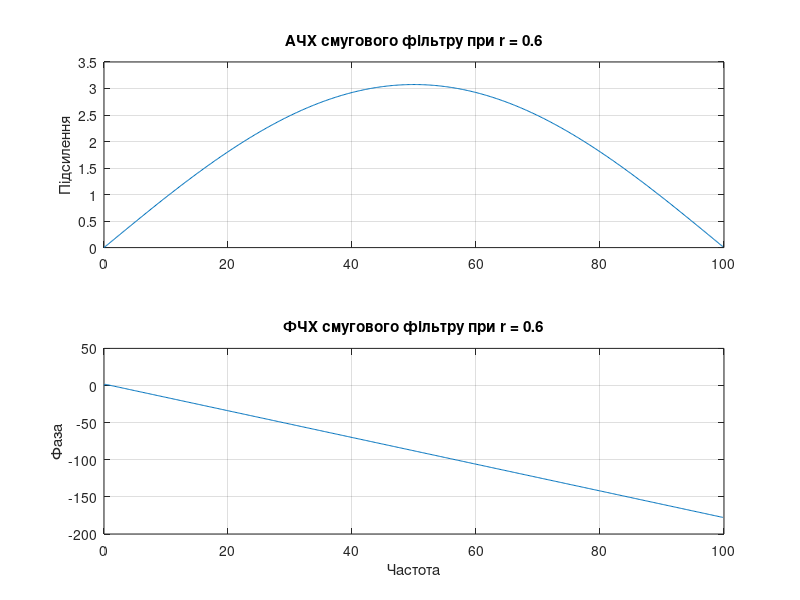

The MATLAB source for this figure: (Note: this script raises an error after producing the figure.)
function lab03_main
%=== Дисципліна:Основи обробки біомедичної інформації ===
%--- Лабораторна робота #3 ФІЛЬТРАЦІЯ БІОСИГНАЛІВ ФІЛЬТРАМИ З НІХ
%
% Використовуйте файли даних: 
%   ecg105.txt - сигнал ЕКГ
%   ecg2x60.dat - сигнал ЕКГ з мережевою перешкодою частотою 60 Гц
%
%----------------------------------------------------------
 
clear, clc, close all
disp('Лабораторна робота #3')
disp('ФІЛЬТРАЦІЯ БІОСИГНАЛІВ ФІЛЬТРАМИ З НІХ')
disp('Виконав: Шелемба П.В., група БМ-462 ННІІДС')
 
%=== Завдання #1.1 ===
% Синтезування смугового фільтру 2-го порядку 
fs = 200;
r = 0.6;
fc = 20; % центральна частота
phi = 2*pi.*fc/fs;
b = [1 0 -1]; % чисельник CФ 
a = 1-2*r*cos(phi)*r^2; % знаменник

%=== Завдання #1.2 ===
% АЧХ та ФЧХ смугового фільтру 2-го порядку
n = 512; % кількість точок, що розраховуються
figure(1)
[h, f] = freqz(b, a, n);
mag = abs(h);
phase = angle(h)*180/pi;
subplot(2, 1, 1); plot(f/(2*pi)*fs, mag), grid on;
title('АЧХ смугового фільтру при r = 0.6'); ylabel('Підсилення');
subplot(2, 1, 2); plot(f/(2*pi)*fs, unwrap(phase)), grid on;
title('ФЧХ смугового фільтру при r = 0.6'); xlabel('Частота'); ylabel('Фаза');

% Обчислення нулів та полюсів фільтру
disp('Нулі смугового фільтру при r = 0.6:');
x = roots(b);
disp(x);
disp('Полюси смугового фільтру при r = 0.6:');
y = poly(a);
disp(y);

% Карта нулів та полюсів фільтру
figure(2)
z = zplane(b);
title('Карта нулів та полюсів смугового фільтру при r = 0.6');

%=== Завдання #1.3 ===
% r = 0.7
r1 = 0.7;
b1 = [1 0 -1];          
a1 = 1-2*r1*cos(phi)*r1^2;     
figure(3)
[h1, f1] = freqz(b1, a1, n);
mag2 = abs(h1);
phase2 = angle(h1)*180/pi;
subplot(2, 1, 1); plot(f1/(2*pi)*fs, mag2), grid on;
title('АЧХ смугового фільтру при r = 0.7'); ylabel('Підсилення');
subplot(2, 1, 2); plot(f1/(2*pi)*fs, unwrap(phase2)), grid on;
title('ФЧХ смугового фільтру при r = 0.7'); xlabel('Частота'); ylabel('Фаза');

% Обчислення нулів та полюсів фільтру
disp('Нулі смугового фільтру при r = 0.7:');
x1 = roots(b1);
disp(x1);
disp('Полюси смугового фільтру при r = 0.7:');
y1 = poly(a1);
disp(y1);

% Карта нулів та полюсів фільтру
figure(4)
z1 = zplane(b1);
title('Карта нулів та полюсів смугового фільтру при r = 0.7');

% r = 0.9
r2 = 0.9;
b2 = [1 0 -1];          
a2 = 1-2*r2*cos(phi)*r2^2;     
figure(5)
[h2, f2] = freqz(b2, a2, n);
mag3 = abs(h2);
phase3 = angle(h2)*180/pi;
subplot(2, 1, 1); plot(f2/(2*pi)*fs, mag3), grid on;
title('АЧХ смугового фільтру при r = 0.9'); ylabel('Підсилення');
subplot(2, 1, 2); plot(f2/(2*pi)*fs, unwrap(phase3)), grid on;
title('ФЧХ смугового фільтру при r = 0.9'); xlabel('Частота'); ylabel('Фаза');

% Обчислення нулів та полюсів фільтру
disp('Нулі смугового фільтру при r = 0.9:');
x2 = roots (b2);
disp(x2);
disp('Полюси смугового фільтру при r = 0.9:');
y2 = poly (a2);
disp(y2);

% Карта нулів та полюсів фільтру
figure(6)
z2 = zplane(b2);
title('Карта нулів та полюсів смугового фільтру при r = 0.9:');

%=== Завдання #1.5 ===
%Побудува графіків перехідних процесів
n2 = 5;
[h3, t3] = stepz(b1, a1, n2, fs);
figure(7)
stepz(t3, h3);
[h3, t3] = stepz(b2, a2, n2, fs);
figure(8)
stepz(t3, h3);

%=== Завдання #2.1 ===
% Фільтрація ЕКГ при r = 0.6 
r3 = 0.6;
b3 = [1 0 -1];          
a3 = 1-2*r3*cos(phi)*r3^2; 
ecg = load('ecg105.txt'); % сигнал ЕКГ
ecgd1 = detrend(ecg);
ecgf1 = filter(b3, a3, ecgd1);
t1 = (0:length(ecgf1)-1)/fs;
figure(9)
subplot(2, 1, 1); plot(t1, ecg), grid on;
title('Сигнал з шумом');
xlim([0 2]);
ylabel('Амплітуда');
subplot(2, 1, 2); plot(t1, ecgd1); grid on;
title('Відфільтрований сигнал при r = 0.6');
xlim([0 2]);
xlabel('Відліки'); ylabel('Амплітуда');

%=== Завдання #2.2 ===
% Фільтрація ЕКГ при r = 0.7 та r = 0.8
% r = 0.7
r4 = 0.7;
b4 = [1 0 -1];          
a4 = 1-2*r4*cos(phi)*r4^2; 
ecgf2 = filter(b4, a4, ecgd1);
t2 = (0:length(ecgf2)-1)/fs;
figure(10)
subplot(2, 1, 1); plot(t2, ecgd1), grid on;
title('Сигнал з шумом');
xlim([0 2]);
ylabel('Амплітуда');
subplot(2, 1, 2); plot(t2, ecgf2), grid on;
title('Відфільтрований сигнал при r = 0.7');
xlim([0 2]);
xlabel('Відліки'); ylabel('Амплітуда');

% r = 0.8
r5 = 0.8;
b5 = [1 0 -1];          
a5 = 1-2*r5*cos(phi)*r5^2; 
ecgf3 = filter(b5, a5, ecgd1);
t3 = (0:length(ecgf3)-1)/fs;
figure(11)
subplot(2, 1, 1); plot(t3, ecgd1), grid on;
title('Сигнал з шумом');
xlim([0 2]);
ylabel('Амплітуда');
subplot(2, 1, 2); plot(t3, ecgf3), grid on;
title('Відфільтрований сигнал при r = 0.8');
xlim([0 2]);
xlabel('Відліки'); ylabel('Амплітуда');

%Графіки результатів фільтрації
figure(12)
subplot(2, 1, 1); plot(t2, ecgf2); grid on;
title('Відфільтрований сигнал при r = 0.7');
xlim([0 2]);
ylabel('Амплітуда');
subplot(2, 1, 2); plot(t3, ecgf3); grid on;
title('Відфільтрований сигнал при r = 0.8');
xlim([0 2]);
xlabel('Відліки'); ylabel('Амплітуда');

%=== Завдання #3.1 ===
% Дослідження властивостей режекторного НІХ-фільтру
r6 = 0.8;
phi1 = 110*pi/180;
phi2 = 130*pi/180; 
ax = [1-2*r6*cos(phi1)*r6^2] ;
ax2 = [1-2*r6*cos(phi2)*r6^2];
a6 = conv(ax, ax2);
b6 = [1 1 1]; 

% Передавальна функція
disp('Передавальна функція режекторного НІХ-фільтру:');
H1 = filt(b6, a6) % передавальна функція

%=== Завдання #3.2 ===
% АЧХ та ФЧХ смугового режекторного НІХ-фільтру
figure(12)
[h4, f4] = freqz(a6, b6, n);
mag4 = abs(h4);
phase4 = angle(h4)*180/pi;
subplot(2, 1, 1); plot(f4/(2*pi)*fs, mag4), grid on;
title('АЧХ смугового режекторного НІХ-фільтру'); ylabel ('Підсилення');
subplot(2, 1, 2); plot(f4/(2*pi)*fs, unwrap(phase4)), grid on;
title('ФЧХ смугового режекторного НІХ-фільтру'); xlabel('Частота'); ylabel('Фаза');

% Обчислення нулів та полюсів фільтру
disp('Нулі смугового режекторного НІХ-фільтру:');
x3 = roots(b);
disp(x3);
disp('Полюси смугового режекторного НІХ-фільтру:');
y3 = poly(a);
disp(y3);
 
% Карта нулів та полюсів фільтру
figure(13)
z3 = zplane(b,a);
title('Карта нулів та полюсів смугового режекторного НІХ-фільтру:');

%=== Завдання #3.3 ===
% Порівняння АЧХ і ФЧХ режекторних НІХ і СІХ-фільтрів
figure(14)
subplot(4, 1, 1); plot(f4/(2*pi)*fs, mag4), grid on;
title('АЧХ режекторного НІХ-фільтру'); ylabel('Підсилення');
subplot(4, 1, 2); plot(f4/(2*pi)*fs, unwrap(phase4)), grid on;
title('ФЧХ режекторного НІХ-фільтру'); xlabel('Частота'); ylabel('Фаза');
b7 = [1,0.618, 1]; % коефіцієнти різницевого рівняння 
a7 = 1;
[h5, f5] = freqz(b7, a7, n, fs);
mag5 = abs(h5);
phase5 = angle(h5)*180/pi;
subplot(4, 1, 3); plot(f5/(2*pi)*fs, mag5), grid on;
title('АЧХ режекторного СІХ-фільтру'); ylabel('Підсилення');
subplot(4, 1, 4); plot(f5/(2*pi)*fs, unwrap(phase5)), grid on;
title('ФЧХ режекторного СІХ-фільтру'); xlabel('Частота'); ylabel('Фаза');

%=== Завдання #3.4 ===
% Фільтрацію сигналу ЕКГ(файл ecg2x60.dat) режекторним фільтром
ecg2 = load('ecg2x60.dat'); % сигнал ЕКГ
ecgd2 = detrend(ecg2);
ecgf4 = filter(b6, a6, ecgd2);
t4 = (0:length(ecgf4)-1)/fs;
figure(15)   
subplot(2, 1, 1); plot(t4, ecgd2), grid on;
title('Сигнал з мережевою перешкодою 60 Гц');
xlim([1 2]);
ylabel('Амплітуда');
subplot(2, 1, 2); plot (t4, ecgf4), grid on;
title('Відфільтрований сигнал');
xlim([1 2]);
xlabel('Відліки'); ylabel('Амплітуда');

%=== Завдання #4.1 ===
% АЧХ і ФЧХ цифрових інтеграторів
% Інтегрування методом прямокутників 
fs = 300; % частота дискретизації
T = 1/fs; 
bi1 = T; % чисельник ПФ
ai1 = [1 -1]; % знаменник ПФ

% Інтегрування методом трапецій.
bi2 = [1 1]*T/2;
ai2 = [1 -1];

% Інтегрування методом парабол (Сімпсона).
bi3 = [1 4 1]*T/3;
ai3 = [1 0 -1];

[hi1, wi1] = freqz(bi1, ai1, n);
magi1 = abs(hi1);
phasei1 = angle(hi1)*180/pi;

[hi2, wi2] = freqz(bi2, ai2, n);
magi2 = abs(hi2);
phasei2 = angle(hi2)*180/pi;

[hi3, wi3] = freqz(bi3, ai3, n);
magi3 = abs(hi3);
phasei3 = angle(hi3)*180/pi;

figure(16)
subplot(3, 1, 1); plot(wi1/(2*pi)*fs, magi1), grid on;
title('АЧХ інтегратора (метод прямокутників)'); ylabel('Підсилення');
subplot(3, 1, 2); plot(wi2/(2*pi)*fs, magi2), grid on;
title ('АЧХ інтегратора (метод трапецій)'); ylabel ('Підсилення');
subplot(3, 1, 3); plot(wi3/(2*pi)*fs, magi3), grid on;
title ('АЧХ інтегратора (метод парабол)'); xlabel ('Частота'); ylabel ('Підсилення');

figure(17)
subplot(3, 1, 1); plot(wi1/(2*pi)*fs, unwrap(phasei1)), grid on;
title('ФЧХ інтегратора (метод прямокутників)'); ylabel('Фаза');
subplot(3, 1, 2); plot(wi2/(2*pi)*fs, unwrap(phasei2)), grid on;
title('ФЧХ інтегратора (метод трапецій)'); ylabel('Фаза');
subplot(3, 1, 3); plot(wi3/(2*pi)*fs, unwrap(phasei3)), grid on;
title('ФЧХ інтегратора (метод парабол)'); xlabel('Частота'); ylabel('Фаза');

%=== Завдання #4.2 ===
% Обчислення нулів та полюсів інтеграторів
% метод прямокутників
disp('Нулі інтегратора (метод прямокутників):');
xi1 = roots(bi1);
disp(xi1);
disp('Полюси інтегратора (метод прямокутників):');
yi1 = poly(ai1);
disp(yi1);

%метод трапецій
disp('Нулі інтегратора (метод трапецій):');
xi2 = roots(bi2);
disp(xi2);
disp('Полюси інтегратора (метод трапецій):');
yi2 = poly(ai2);
disp(yi2);

%метод Сімпсона
disp('Нулі інтегратора (метод парабол):');
xi3 = roots(bi3);
disp(xi3);
disp('Полюси інтегратора (метод парабол):');
yi3 = poly(ai3);
disp(yi3);

% Карти нулів та полюсів інтеграторів
% метод прямокутників
figure(18);
zi1 = zplane(bi1, ai1);
title('Карта нулів та полюсів інтегратора (метод прямокутників)');
% метод трапецій
figure(19);
zi2 = zplane(bi2, ai2);
title('Карта нулів та полюсів інтегратора (метод трапецій)');
% метод парабол
figure(20);
zi3 = zplane(bi3, ai3);
title('Карта нулів та полюсів інтегратора (метод парабол)');

%=== Завдання #4.3 ===
% Обчислення абсолютної похибки АЧХ
% метод прямокутників
figure(21);
mag0 = 1./(2*pi*f); % АЧХ ідеального інтегратора 
loglog(f, mag0, f, magi1);
err1 = (magi1 - mag0)*100;
title('Ідеальна та реальна АЧХ інтегратора (метод прямокутників)');
figure(22);
plot(f, err1);
title('Абсолютна похибка АЧХ інтегратора (метод прямокутників)');

%метод трапецій 
figure(23);
loglog(f, mag0, f, magi2); %логарифмічний маштаб
err2 = (magi2 - mag0)*100;
title('Ідеальна та реальна АЧХ інтегратора (метод трапецій)');
figure(24);
plot(f, err2);
title('Абсолютна похибка АЧХ інтегратора (метод трапецій)');

% метод Сімпсона
figure(25);
loglog(f, mag0, f, magi3);
err3 = (magi3 - mag0)*100;
title('Ідеальна та реальна АЧХ інтегратора (метод парабол)');
figure(26);
plot(f, err3);
title('Абсолютна похибка АЧХ інтегратора (метод парабол)');

%=== Завдання #4.4 ===
% Інтегрування сигналу ЕКГ (файл ecg105.txt) інтеграторами
% метод прямокутників
ecgfi1 = filter(bi1, ai1, ecgd1);
ti1 = (0:length(ecgfi1)-1)/fs;
figure(27)
subplot(2, 1, 1); plot(ti1, ecgd1), grid on;
title('Сигнал з шумом');
xlim([0 1]);
ylabel('Амплітуда');
subplot(2, 1, 2); plot(ti1, ecgfi1); grid on;
title('Проінтегрований сигнал (метод прямокутників)');
xlim([1 3]);
xlabel('Відліки'); ylabel('Амплітуда');

%метод трапецій 
ecgfi2 = filter(bi2, ai2, ecgd1);
ti2 = (0:length(ecgfi2)-1)/fs;
figure(28)
subplot(2, 1, 1); plot(ti2, ecgd1), grid on;
title('Сигнал з шумом');
xlim([0 1]);
ylabel('Амплітуда');
subplot(2, 1, 2); plot(ti2, ecgfi2); grid on;
title('Проінтегрований сигнал (метод трапецій)');
xlim([1 3]);
xlabel('Відліки'); ylabel('Амплітуда');

% метод Сімпсона 
ecgfi3 = filter(bi3, ai3, ecgd1);
ti3 = (0:length(ecgfi3)-1)/fs;
figure(29)
subplot(2, 1, 1); plot(ti3, ecgd1), grid on;
title('Сигнал з шумом');
xlim([0 1]);
ylabel('Амплітуда');
subplot(2, 1, 2); plot(ti3, ecgfi3); grid on;
title('Проінтегрований сигнал (метод парабол)');
xlim([1 3]);
xlabel('Відліки'); ylabel('Амплітуда');